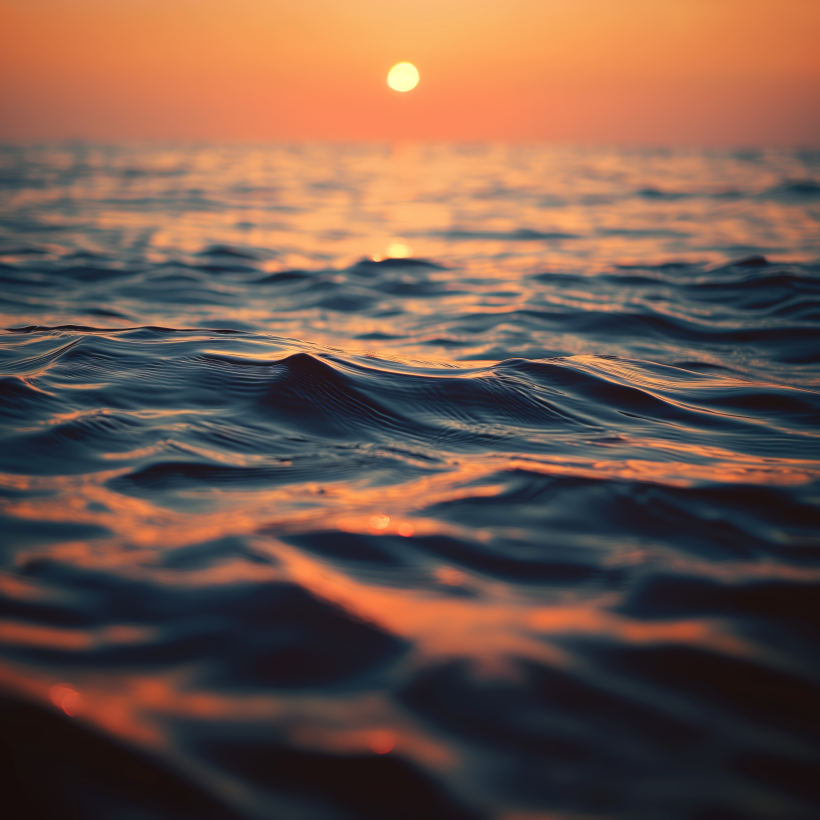
#> input picture Image Manipulation/detailed-shot-of-ripples-at-sunset-picjumbo-com.jpeg, 4096 x 4096 px, found by its file name (shown at 1/5 size)
$ python image_manipulation.py
#> lines starting #> are read from the running program, lines starting #| are printed output that depends on the picture
import numpy as np
from PIL import Image

# Upload Image
img_org = Image.open(r"C:\Users\slkn5\Desktop\Deep Learning\Image Manipulation\detailed-shot-of-ripples-at-sunset-picjumbo-com.jpeg")
#> img_org is the input picture: PIL image 4096x4096 RGB; mean R, G, B 113.7, 86.2, 74

# Load image as array
img_org_arr = img_org.load()

# Display Image
img_org.show()

# Print Dimensions
print(img_org.size, img_org.mode)
#| (4096, 4096) RGB

# 1. Crop Image
# Define coordinates
x1 = 1500 # Beginning of X
y1 = 1500 # Beginning of Y
x2 = 2500 # End of X
y2 = 2500 # End of Y

# Define a new image
cropped_img = Image.new("RGB", (x2-x1, y2-y1))
#> cropped_img: PIL image 1000x1000 RGB; every value is 0
cropped_img_arr = cropped_img.load()

# Crop the image
for i in range(x1,x2):
    for j in range(y1,y2):
        cropped_img_arr[i - x1, j - y1] = img_org_arr[i, j]

# Display Images
img_org.show()
cropped_img.show()
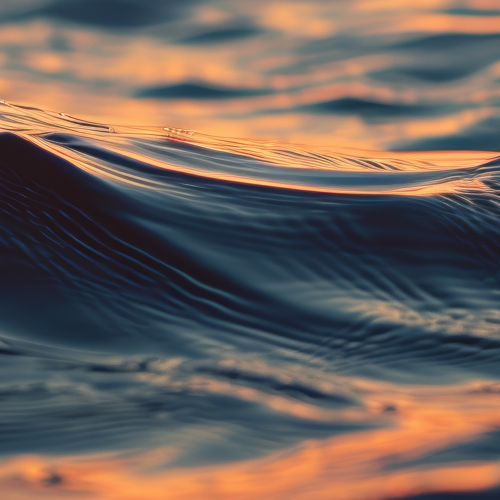
#> shown: PIL image 1000x1000 RGB (shown at 1/2 size); mean R, G, B 110.3, 96.8, 91.1

# 2. Symmetry
# Define a new image
symmetric_img_horizontal = Image.new("RGB", (img_org.size[0], img_org.size[1]))
#> symmetric_img_horizontal: PIL image 4096x4096 RGB; every value is 0
symmetric_img_horizontal_arr = symmetric_img_horizontal.load()

symmetric_img_vertical = Image.new("RGB", (img_org.size[0], img_org.size[1]))
symmetric_img_vertical_arr = symmetric_img_vertical.load()

# Symmetry along X axis
for i in range(0,img_org.size[0]):
    for j in range(0,img_org.size[1]):
#> (the run stopped early here; a loop or call above may not have finished)
